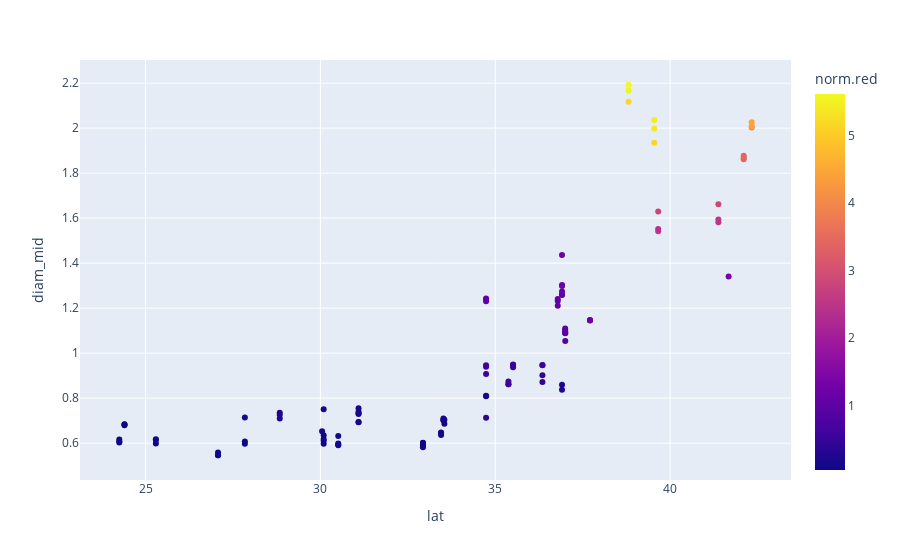

The notebook cell this image was saved under:
### Code cell
grouped_fcm = ug3.groupby(['filename','date','lat','lon','depth']).mean().reset_index()
px.scatter(grouped_fcm, x='lat',y='diam_mid', color='norm.red')
